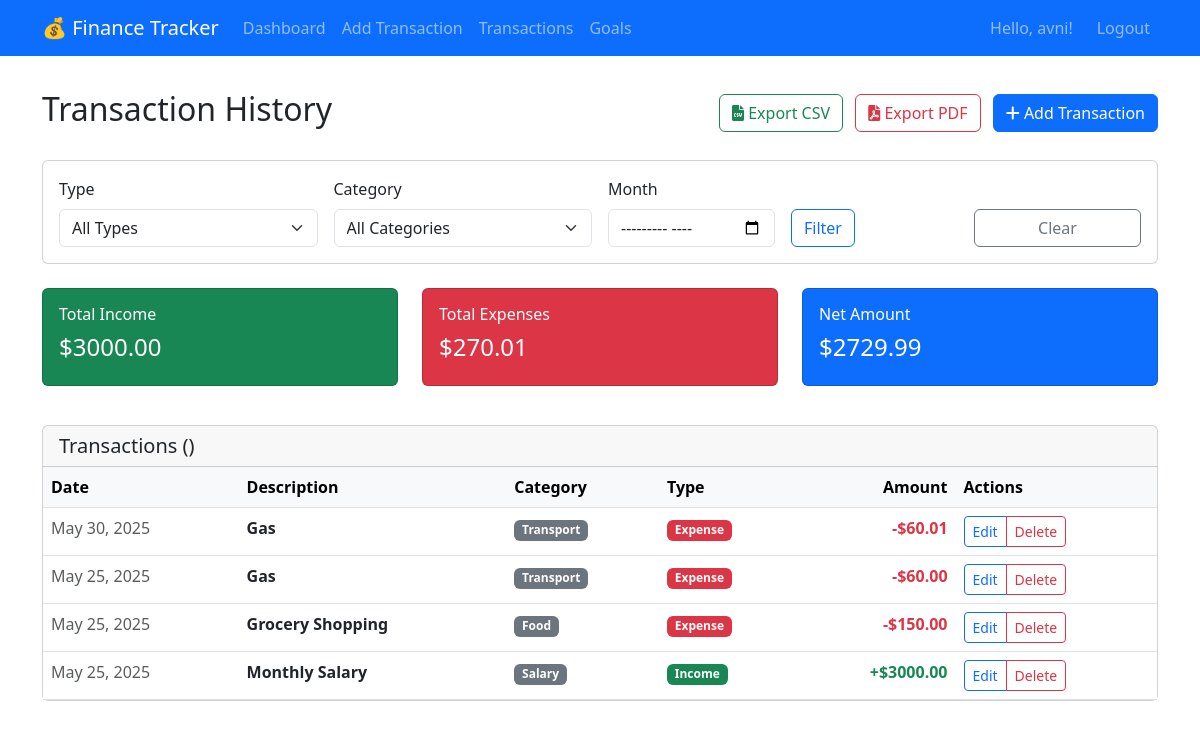
Before: /transactions/ (signed in) with the older database file.
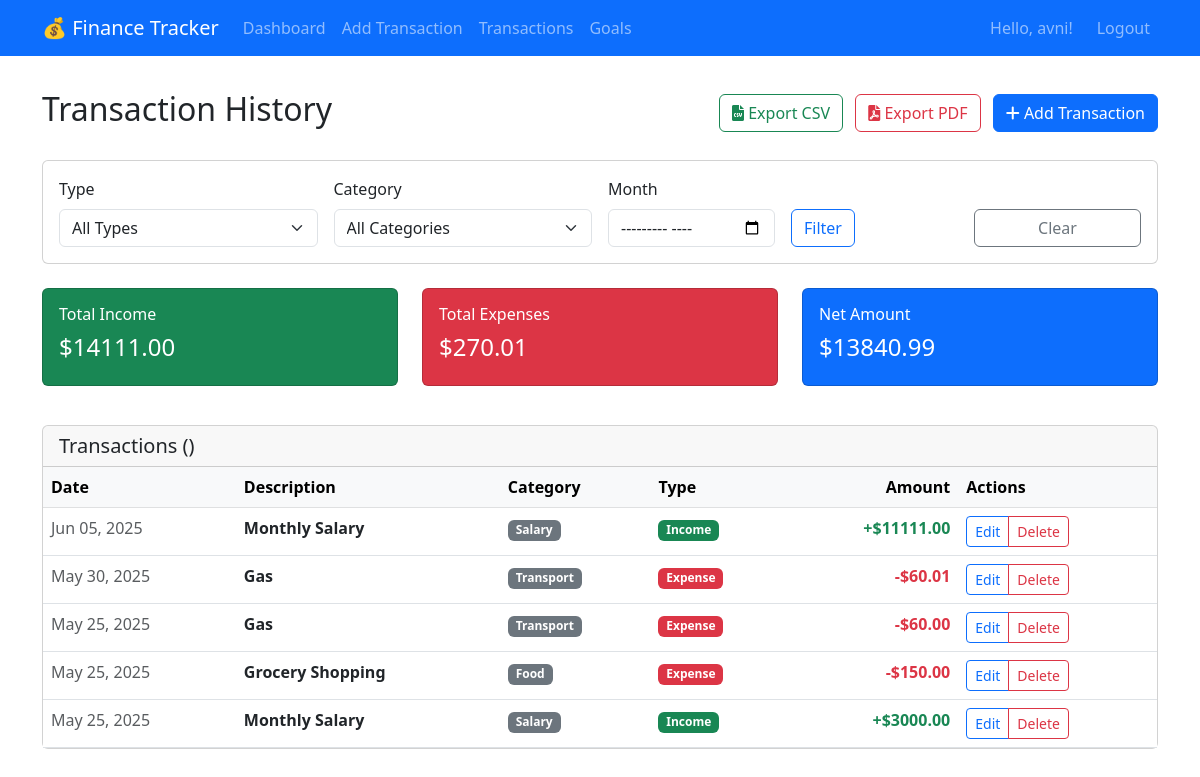
After: the same page with the newer database file.
### tracker/models.py (models this page shows, shortened)
class Transaction(models.Model):
    TRANSACTION_TYPES = [
        ('income', 'Income'),
        ('expense', 'Expense'),
    ]
    user = models.ForeignKey(User, on_delete=models.CASCADE)
    amount = models.DecimalField(max_digits=10, decimal_places=2)
    description = models.CharField(max_length=200)
    category = models.ForeignKey(Category, on_delete=models.CASCADE)
    type = models.CharField(max_length=10, choices=TRANSACTION_TYPES)
    date = models.DateField(default=timezone.now)
    created_at = models.DateTimeField(auto_now_add=True)
    class Meta:
        ordering = ['-date', '-created_at']

class Category(models.Model):
    CATEGORY_TYPES = [
        ('income', 'Income'),
        ('expense', 'Expense'),
    ]
    name = models.CharField(max_length=100)
    type = models.CharField(max_length=10, choices=CATEGORY_TYPES)
    user = models.ForeignKey(User, on_delete=models.CASCADE)

### tracker/views.py (the view)
# urls.py: path('transactions/', views.transaction_list, name='transaction_list'),
@login_required
def transaction_list(request):
    transactions = Transaction.objects.filter(user=request.user).order_by('-date', '-created_at')
    transaction_type = request.GET.get('type')
    category_id = request.GET.get('category')
    month = request.GET.get('month')
    if transaction_type:
        transactions = transactions.filter(type=transaction_type)
    if category_id:
        transactions = transactions.filter(category_id=category_id)
    if month:
        try:
            year, month_num = month.split('-')
            transactions = transactions.filter(date__year=year, date__month=month_num)
        except ValueError:
            pass
    total_income = transactions.filter(type='income').aggregate(Sum('amount'))['amount__sum'] or 0
    total_expenses = transactions.filter(type='expense').aggregate(Sum('amount'))['amount__sum'] or 0
    net_amount = total_income - total_expenses
    paginator = Paginator(transactions, 20)  # Show 20 transactions per page
    page_number = request.GET.get('page')
    page_obj = paginator.get_page(page_number)
    categories = Category.objects.filter(user=request.user)
    context = {
        'transactions': page_obj,
        'categories': categories,
        'total_income': total_income,
        'total_expenses': total_expenses,
        'net_amount': net_amount,
        'is_paginated': page_obj.has_other_pages(),
        'page_obj': page_obj,
    }
    return render(request, 'tracker/transactions.html', context)

### templates/tracker/transactions.html (shortened to what this page needs)
{% extends 'base.html' %}
{% load static %}
{% block content %}
<div class="d-flex justify-content-between align-items-center mb-4">
    <h2>Transaction History</h2>
    <div>
        <a href="{% url 'export_transactions_csv' %}" class="btn btn-outline-success me-2">
            <i class="fas fa-file-csv"></i> Export CSV
        </a>
        <a href="{% url 'export_transactions_pdf' %}" class="btn btn-outline-danger me-2">
            <i class="fas fa-file-pdf"></i> Export PDF
        </a>
        <button type="button" class="btn btn-primary" onclick="showAddTransactionModal()">
            <i class="fas fa-plus"></i> Add Transaction
        </button>
    </div>
</div>
<div class="card mb-4">
    <div class="card-body">
        <form method="get" class="row g-3">
            <div class="col-md-3">
                <label for="type" class="form-label">Type</label>
                <select name="type" id="type" class="form-select">
                    <option value="">All Types</option>
                </select>
            </div>
            <div class="col-md-3">
                <label for="category" class="form-label">Category</label>
                <select name="category" id="category" class="form-select">
                    <option value="">All Categories</option>
                </select>
            </div>
            <div class="col-md-2">
                <label for="month" class="form-label">Month</label>
                <input type="month" name="month" id="month" class="form-control" value="{{ request.GET.month }}">
            </div>
            <div class="col-md-2">
                <label class="form-label">&nbsp;</label>
                <button type="submit" class="btn btn-outline-primary d-block">Filter</button>
            </div>
            <div class="col-md-2">
                <label class="form-label">&nbsp;</label>
                <a href="{% url 'transaction_list' %}" class="btn btn-outline-secondary d-block">Clear</a>
            </div>
        </form>
    </div>
</div>
<div class="row mb-4">
    <div class="col-md-4">
        <div class="card bg-success text-white dashboard-card">
            <div class="card-body">
                <h6>Total Income</h6>
                <h4>${{ total_income|floatformat:2 }}</h4>
            </div>
        </div>
    </div>
    <div class="col-md-4">
        <div class="card bg-danger text-white dashboard-card">
            <div class="card-body">
                <h6>Total Expenses</h6>
                <h4>${{ total_expenses|floatformat:2 }}</h4>
            </div>
        </div>
    </div>
    <div class="col-md-4">
        <div class="card {% if net_amount >= 0 %}bg-primary{% else %}bg-warning{% endif %} text-white dashboard-card">
            <div class="card-body">
                <h6>Net Amount</h6>
                <h4>${{ net_amount|floatformat:2 }}</h4>
            </div>
        </div>
    </div>
</div>
<div class="card">
    <div class="card-header">
        <h5 class="mb-0">Transactions ({{ transactions.count }})</h5>
    </div>
    <div class="card-body p-0">
        {% if transactions %}
            <div class="table-responsive">
                <table class="table table-hover mb-0">
                    <thead class="table-light">
                        <tr>
                            <th>Date</th>
                            <th>Description</th>
                            <th>Category</th>
                            <th>Type</th>
                            <th class="text-end">Amount</th>
                            <th>Actions</th>
                        </tr>
                    </thead>
                    <tbody>
                        {% for transaction in transactions %}
                        <tr>
                            <td class="text-muted">{{ transaction.date|date:"M d, Y" }}</td>
                            <td>
                                <strong>{{ transaction.description }}</strong>
                            </td>
                            <td>
                                <span class="badge bg-secondary">{{ transaction.category.name }}</span>
                            </td>
                            <td>
                                {% if transaction.type == 'income' %}
                                    <span class="badge bg-success">Income</span>
                                {% else %}
                                    <span class="badge bg-danger">Expense</span>
                                {% endif %}
                            </td>
                            <td class="text-end">
                                <strong class="{% if transaction.type == 'income' %}text-success{% else %}text-danger{% endif %}">
                                    {% if transaction.type == 'income' %}+{% else %}-{% endif %}${{ transaction.amount|floatformat:2 }}
                                </strong>
                            </td>
                            <td>
                                <div class="btn-group" role="group">
                                    <button type="button" class="btn btn-sm btn-outline-primary" onclick="editTransaction('{{ transaction.id }}')">
                                        Edit
                                    </button>
                                    <button type="button" class="btn btn-sm btn-outline-danger" onclick="deleteTransaction('{{ transaction.id }}')">
                                        Delete
                                    </button>
                                </div>
                            </td>
                        </tr>
                        {% endfor %}
                    </tbody>
                </table>
            </div>
        {% else %}
            <div class="text-center py-5">
                <h5 class="text-muted">No transactions found</h5>
                <p class="text-muted">Start by adding your first transaction</p>
                <button type="button" class="btn btn-primary" onclick="showAddTransactionModal()">Add Transaction</button>
            </div>
        {% endif %}
    </div>
</div>
{% endblock %}

### templates/base.html (shortened to what this page needs)
<!DOCTYPE html>
{% load static %}
<html lang="en">
<head>
    <link href="https://cdn.jsdelivr.net/npm/bootstrap@5.3.0/dist/css/bootstrap.min.css" rel="stylesheet">
    <link rel="stylesheet" href="https://cdnjs.cloudflare.com/ajax/libs/font-awesome/6.0.0/css/all.min.css">
    <link rel="stylesheet" href="{% static 'css/style.css' %}">
</head>
<body>
    <nav class="navbar navbar-expand-lg navbar-dark bg-primary d-none d-lg-block">
        <div class="container">
            <a class="navbar-brand" href="{% if user.is_authenticated %}{% url 'dashboard' %}{% else %}{% url 'home' %}{% endif %}">
                💰 Finance Tracker
            </a>
            <div class="collapse navbar-collapse" id="navbarNav">
                {% if user.is_authenticated %}
                    <div class="navbar-nav me-auto">
                        <a class="nav-link" href="{% url 'dashboard' %}">Dashboard</a>
                        <a class="nav-link" href="{% url 'add_transaction' %}">Add Transaction</a>
                        <a class="nav-link" href="{% url 'transaction_list' %}">Transactions</a>
                        <a class="nav-link" href="{% url 'savings_goals' %}">Goals</a>
                    </div>
                    <div class="navbar-nav ms-auto">
                        <span class="navbar-text me-3">Hello, {{ user.username }}!</span>
                        <a class="nav-link" href="{% url 'logout' %}">Logout</a>
                    </div>
                {% else %}
                    <div class="navbar-nav ms-auto">
                        <a class="nav-link" href="{% url 'login' %}">Login</a>
                        <a class="nav-link" href="{% url 'register' %}">Sign Up</a>
                    </div>
                {% endif %}
            </div>
        </div>
    </nav>
    <main class="container mt-4">
        {% block content %}
        {% endblock %}
    </main>
</body>
</html>

### static/css/style.css (style rules this page uses)
.dashboard-card { transition: transform 0.2s; }
.dashboard-card { margin-bottom: 15px; transition: transform 0.2s; }
main.container { padding-bottom: 70px; }
@media (min-width: 769px) { .navbar-expand-lg { display: flex; } }
main.container { padding-top: 10px; padding-bottom: 70px; }

Changed rows visible on the page:
added Transaction: type "Income"
Other visible differences:
{{ total_income|floatformat:2 }}: "3000.00" → "14111.00"
{{ net_amount|floatformat:2 }}: "2729.99" → "13840.99"
